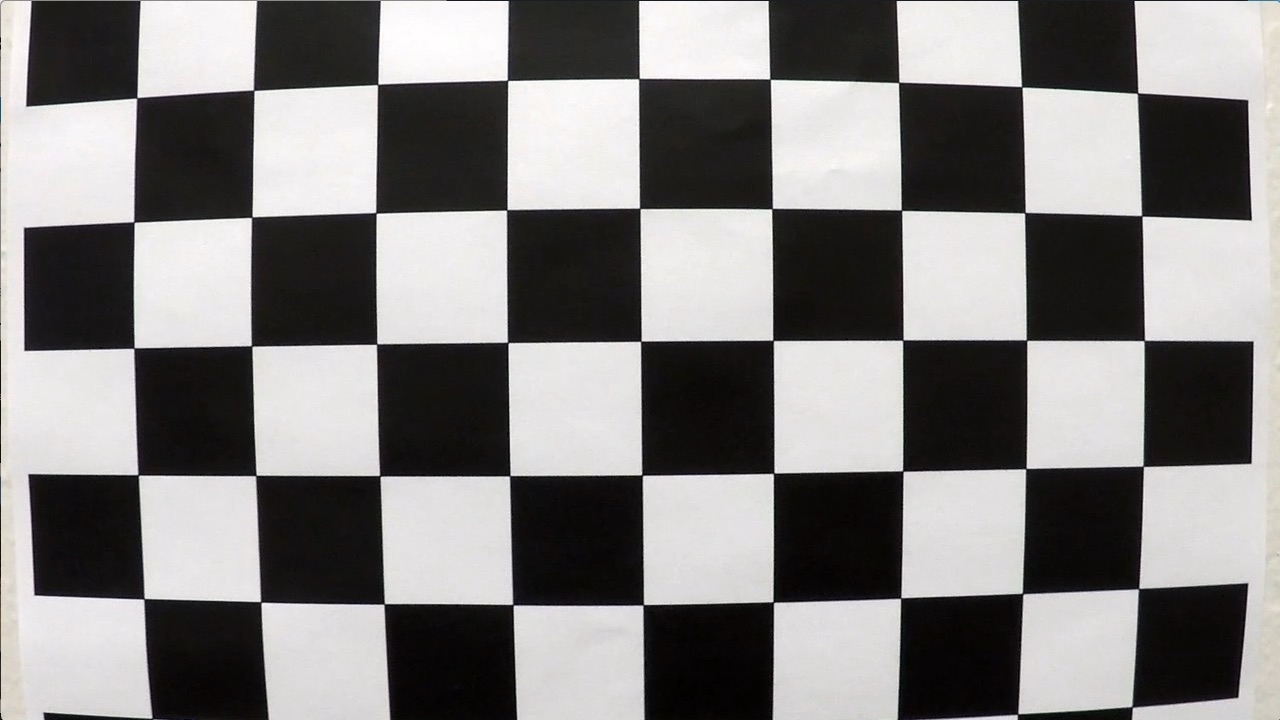
#> input picture camera_cal/calibration1.jpg, 1280 x 720 px; its folder holds only this picture in this run
$ jupyter execute --allow-errors advanced_lane_lines.ipynb   (shell and % lines are left out)   (older library calls are emulated)
#> lines starting #> are read from the running program, lines starting #| are printed output that depends on the picture; after the words box and inside, x2 and y2 are one past the last pixel; in counts of white or black regions, pixels touching at a corner belong together
### lanesdetectionlib.py
import cv2
import glob
import pickle
import numpy as np


def select_yellow(image, bgr):
    if bgr:
        hsv = cv2.cvtColor(image, cv2.COLOR_BGR2HSV)
    else:
        hsv = cv2.cvtColor(image, cv2.COLOR_RGB2HSV)
    lower = np.array([20,60,60])
    upper = np.array([38,174, 250])
    mask = cv2.inRange(hsv, lower, upper)
    return mask

def select_white(image, bgr):
    if bgr:
        image = cv2.cvtColor(image, cv2.COLOR_BGR2RGB)
    lower = np.array([202,202,202])
    upper = np.array([255,255,255])
    mask = cv2.inRange(image, lower, upper)
    return mask

def comb_thresh(image,bgr):
    yellow = select_yellow(image,bgr)
    white = select_white(image,bgr)
    combined_binary = np.zeros_like(yellow)
    combined_binary[(yellow >= 1) | (white >= 1)] = 1
    return combined_binary

""" Takes a BGR image, converts it to HLS space and apply a treshold filter on the S channel"""
# [6 lines left out: function apply_s_treshold, not called in this run]

""" Takes a BGR image, calculates Sobel_x operator (x gradient) and apply a treshold filter on it"""
# [8 lines left out: function apply_x_gradient_treshold, not called in this run]

""" Takes a BGR image, calculates Sobel_y operator (y gradient) and apply a treshold filter on it"""
# [8 lines left out: function apply_y_gradient_treshold, not called in this run]

""" Takes a BGR image, calculates the gradient magnitude and apply a treshold filter on it"""
# [14 lines left out: function apply_mag_gradient_treshold, not called in this run]

""" Takes a gray image, calculates the gradient direction and apply a treshold filter on it"""
# [51 lines left out: functions apply_dir_gradient_treshold, filter_roi, append_lane_coordinates, not called in this run]


def evaluate_poly(indep, poly_coeffs):
    return poly_coeffs[0]*indep**2 + poly_coeffs[1]*indep + poly_coeffs[2]

# [30 lines left out: functions highlight_lane_line_area, lane_poly, draw_poly, not called in this run]

### advanced_lane_lines.ipynb
# Advanced Line Findings Project
## Imports

[cell 1]
import cv2
import glob
import pickle
import numpy as np
import matplotlib.pyplot as plt
import matplotlib.image as mpimg
import math
from   lanesdetectionlib    import *

## Camera calibration
### Attributes

[cell 2]
CHESSBOARD_IMAGES_PATH = "camera_cal\\calibration*.jpg"
CALIBRATION_RESULT_PATH = "camera_calibration.p"
NX = 9   # chessboard inside borders on x axis
NY = 6   # chessboard inside borders on y axis


# ATTRIBUTES FOR A TEST IMAGE

TEST_IMAGE_PATH = "camera_cal\\calibration8.jpg"
TEST_IMAGE_UNDISTORTED_PATH = "camera_cal\\calibration8_undistorted.jpg"

### Helper functions

[cell 3]
# HELPER FUNCTIONS FOR CAMERA CALIBRATION


"""
This function takes as an argument a path containing several photos of a chessboard named in a regular way.
'nx' and 'ny' are the number of horizontal and vertical inner corners inside the chessboard.
It draws the corners over the original images and prints using matplotlib.
It then a tuple containing the a list of the position for each corner and a list of a (numpy) matrix initialized with zeros
of the same dimensions of the chessboard.
"""
def get_img_obj_points(path, nx, ny):
    # Read in and make a list of calibration images
#> called with path = 'camera_cal\\calibration*.jpg', nx = 9, ny = 6
    imgpoints, objpoints = [], []
    # glob allows us to read in files with consistent file names
    # e.g. calibration-1.jpg, calibration-2.jpg...
    images = glob.glob(path)

    # Generate object points
    objp = np.zeros((nx*ny,3), np.float32)
    objp[:,:2] = np.mgrid[0:nx,0:ny].T.reshape(-1,2) # x, y coordinates

    for fname in images:
        img = cv2.imread(fname) # Read in image in BGR
#> img is the input picture: shape (720, 1280, 3); mean B, G, R 127.8, 128.4, 130.1
        gray = cv2.cvtColor(img, cv2.COLOR_BGR2GRAY) # Convert to grayscale
        ret, corners = cv2.findChessboardCorners(gray, (nx, ny), None) # Find the chessboard corners
#> ret = False; corners = None
        # If found, update array points draw corners
        if ret == True:
            imgpoints.append(corners)
            objpoints.append(objp)
            cv2.drawChessboardCorners(img, (nx, ny), corners, ret)
            plt.imshow(img)

    return imgpoints, objpoints

"""
Given a list of points of the inner corners of the chessboard, a list of objpoints (needed by OpenCV, see the function above)
and 'mtx' (a perspective conversion matrix) and 'dist' (both these parameters are returned by OpenCV.calibrateCamera()
it stores the results of the calibration in a dictionary and then in a file
"""
# [7 lines left out: function store_calibration_results, not called in this run]


"""
It shows two images on close to the other
"""
# [6 lines left out: function show_distorted_and_undistorted_image, not called in this run]


""" Calculates the information necessary to calibrate a camera and stores it in a pickle. """
def calibrate_camera():
    imgpoints, objpoints = get_img_obj_points(CHESSBOARD_IMAGES_PATH,NX,NY)
    test_img = cv2.imread(TEST_IMAGE_PATH)
    img_size = (test_img.shape[1], test_img.shape[0])
    # CV2 Camera calibration, we get here the necessary parameters for undistortion
    ret, mtx, dist, rvecs, tvecs = cv2.calibrateCamera(objpoints, imgpoints, img_size, None, None)
    store_calibration_results(imgpoints,objpoints,mtx,dist)

""" Retrieve the previously stored calibration results"""
def load_calibration_result():
    with open(CALIBRATION_RESULT_PATH, mode='rb') as f:
#> (reads camera_calibration.p from the repository)
        camera_calib = pickle.load(f)
        mtx = camera_calib["mtx"]
        dist = camera_calib["dist"]
        return mtx, dist

### One time - Calibration

#> (a cell that did not finish here is left out)

### Restore calibration result and test it

[cell 5]
mtx, dist = load_calibration_result()   # Load result of previous calibration

# Test the calibration on a chessboard image
test_img = cv2.imread(TEST_IMAGE_PATH)
#> (the rest of this cell did not finish here and is left out)

[cell 6]
def load_calibration_result():
    with open(CALIBRATION_RESULT_PATH, mode='rb') as f:
        camera_calib = pickle.load(f)
        mtx = camera_calib["mtx"]
        dist = camera_calib["dist"]
        return mtx, dist


mtx2, dist2 = load_calibration_result()   # Load result of previous calibration

# Test the calibration on a chessboard image
test_img2 = cv2.imread("test_images\\test1.jpg")
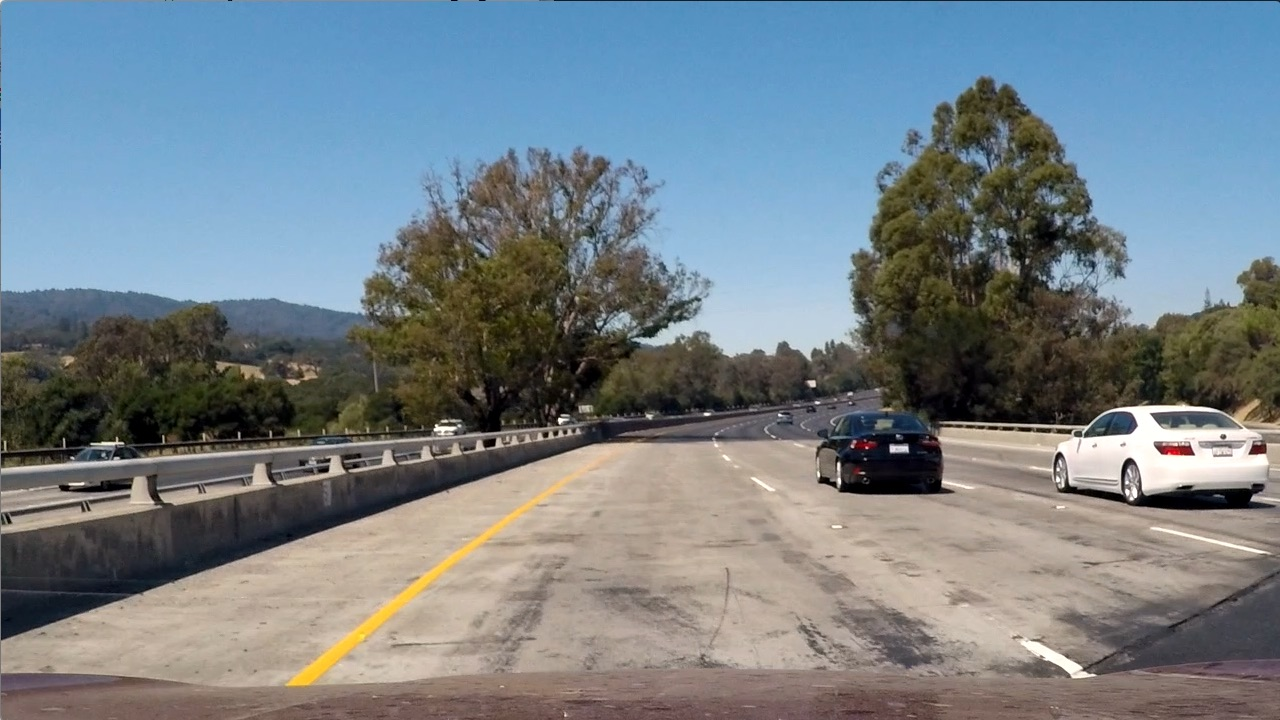
#> input picture test_images/test1.jpg, 1280 x 720 px, found by its file name
#> test_img2 is the input picture: shape (720, 1280, 3); mean B, G, R 135.5, 128.7, 117.5
test_img_shp2 = test_img2.shape
#> test_img_shp2 = (720, 1280, 3)
imshape2 = test_img2.shape
#> imshape2 = (720, 1280, 3)
img_size2 = (test_img2.shape[1], test_img2.shape[0])
#> img_size2 = (1280, 720)
test_img_undst2 = cv2.undistort(test_img2, mtx2, dist2, None, mtx2)
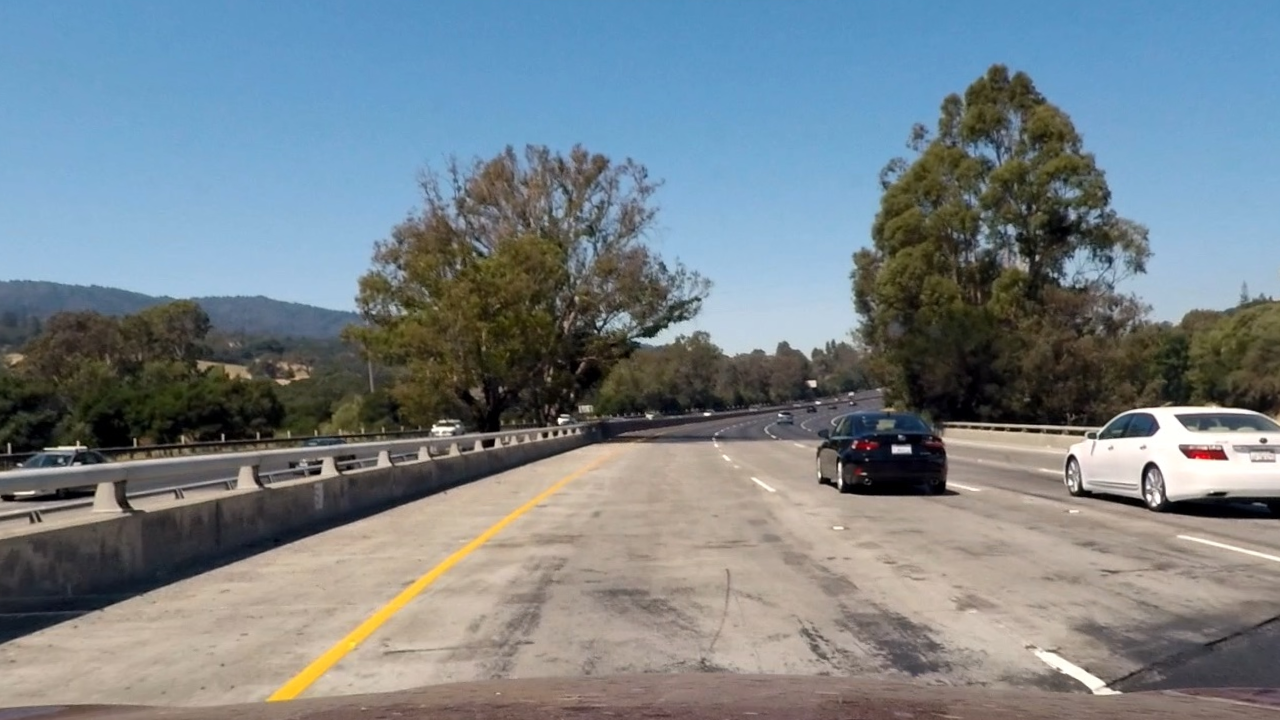
#> test_img_undst2: shape (720, 1280, 3); mean B, G, R 136.2, 130, 119.3
cv2.imwrite("test_images\\test1_u.jpg",test_img_undst2)
#> Out = True

## Lanes recognition
### Pipeline attributes

[cell 7]
# ATTRIBUTES FOR TRESHOLDING

### Credits to
### https://github.com/jessicayung/self-driving-car-nd/blob/master/p4-advanced-lane-lines/p4-advanced-lane-lines.ipynb
### and https://github.com/wonjunee/Advanced-Lane-Finding/blob/master/Advanced-Lane-Finding-Submission.ipynb


S_CH_TRESH =  (205,255)    # S channel treshold    (205,255)
X_SOBEL_TRESH = (10, 255)   # X sobel treshold
MAG_TRESH = (40, 255)        # magnitude (of the gradient vector) treshold
DIR_TRESH = (.65, 1.05)      # Direction (of the gradient vector) treshold
SOBEL_K_SIZE = 7             # Must be odd since we want to consider a symmetric area around the considered pixel
GAUSSIAN_BLUR_K_SIZE = 5


# Defining vertices for marked area
#> (the rest of this cell did not finish here and is left out)

### Helper functions

[cell 8]
class Line():
    def __init__(self):
        self.detected = False                    # was the line detected in the last iteration?
        self.recent_xfitted = []                 # x values of the last n fits of the line
        self.bestx = None                        # average x values of the fitted line over the last n iterations
        self.best_fit = None                     # polynomial coefficients averaged over the last n iterations
        self.current_fit = [np.array([False])]   # polynomial coefficients for the most recent fit
        self.radius_of_curvature = None          # radius of curvature of the line in some units
        self.line_base_pos = None                # distance in meters of vehicle center from the line
        self.diffs = np.array([0,0,0], dtype='float') # difference in fit coefficients between last and new fits
        self.allx = None                              # x values for detected line pixels
        self.ally = None                              # y values for detected line pixels
        self.windows = np.ones((3,12))*-1             # x values in windows

"""
This function given a np array of x coordinates representing a lane line (fitx)
return the radius of curvature of that line. This is done
assuming a (700,720) image and a view of 30 meters in the vertical direction and 3.7 meters in horizontal direction
"""
# [12 lines left out: function find_curvature, not called in this run]

"""
This function given a np array of the points representing the lines, selects the points close
to the bottom of the image and among them it takes the leftmost and rightmost point.
It then uses this information to compute the middle of the lane and the difference between it and the middle of the image
"""
# [9 lines left out: function find_position, not called in this run]


"""
This functions selects a region of between 2 vertical boundaries (y_top and y_bottom) of an image and
for each x coordinate computes the vertical sum of the values in that region.
It then checks which is the maximum value in a horizontal range of type (x_left, x_right) and returns the index
correspondant to the maximum.
"""
# [6 lines left out: function histogram_method, not called in this run]


"""
Given 'lane' (instance of the Line class) and a radius of curvature, the x points of a lane and the associated polynomial coefficients
detected in this frame and the returns the x points and coefficients to be used, updating the lane instance,
with the following logic:
1) If lane was detected in the previous frame: if the radius of curvature differs less then 60% from the previous one
keep the current result, otherwise keep the previous one and update the lane instance
2) If lane was not detected in the previous frame, but in one of the previous ones applies the same logic of point one with a 100% tolerance
3) If lane was not detected in any previous frame, keep the current result as it is
"""
# [41 lines left out: functions check_lane_sanity, check_histogram_peak_robustness, not called in this run]


"""
Given a bird eye black and white image of lane lines of a street,
and a set of parameters (i.e. the vertical region to be considered->(y_top,y_bottom),
the x coordinates for the left and right lane center of the last 2 iterations of the histogram method loop
and the x coordinate for center of the lane of this iteration) it uses the histogram method
to detect lane lines and performs a robustness check of the result, using the  check_histogram_peak_robustness() above
Information from a previous frame is not used
"""
# [9 lines left out: function find_lanes_wo_previous, not called in this run]


'''
left_lane and right_lane  GLOBAL VARIABLES, TO BE FIXED
------
n ---> number of vertical windows used to identify peaks of histograms
x_window-----> will be used as range to consider the original pixels in the binary birdeye image, after every iteration of the histogram method

'''
# [54 lines left out: function find_lanes, not called in this run]


"""
Given x_lane containing x points and y_lane containing y_points,
it returns:
lane_fit ---> coefficients of the most fitting quadratic polinomial
lane_fitx ---> x points for the 100 y equally spaced values
"""
# [36 lines left out: functions find_poly_coeff_and_values, fit_lanes, not called in this run]

print("Helper functions created")

### Functions not used

#> (a cell that did not finish here is left out)

### Pipeline Main functions

[cell 10]
def get_binary_birdeye_v2(car_img_undst):
    binary_masked = comb_thresh(car_img_undst,BGR)
#> in select_yellow, `hsv = cv2.cvtColor(image, cv2.COLOR_BGR2HSV)`: hsv: shape (720, 1280, 3); mean H, S, V 59.6, 76.4, 150.4
#> in select_yellow, `mask = cv2.inRange(hsv, lower, upper)`:
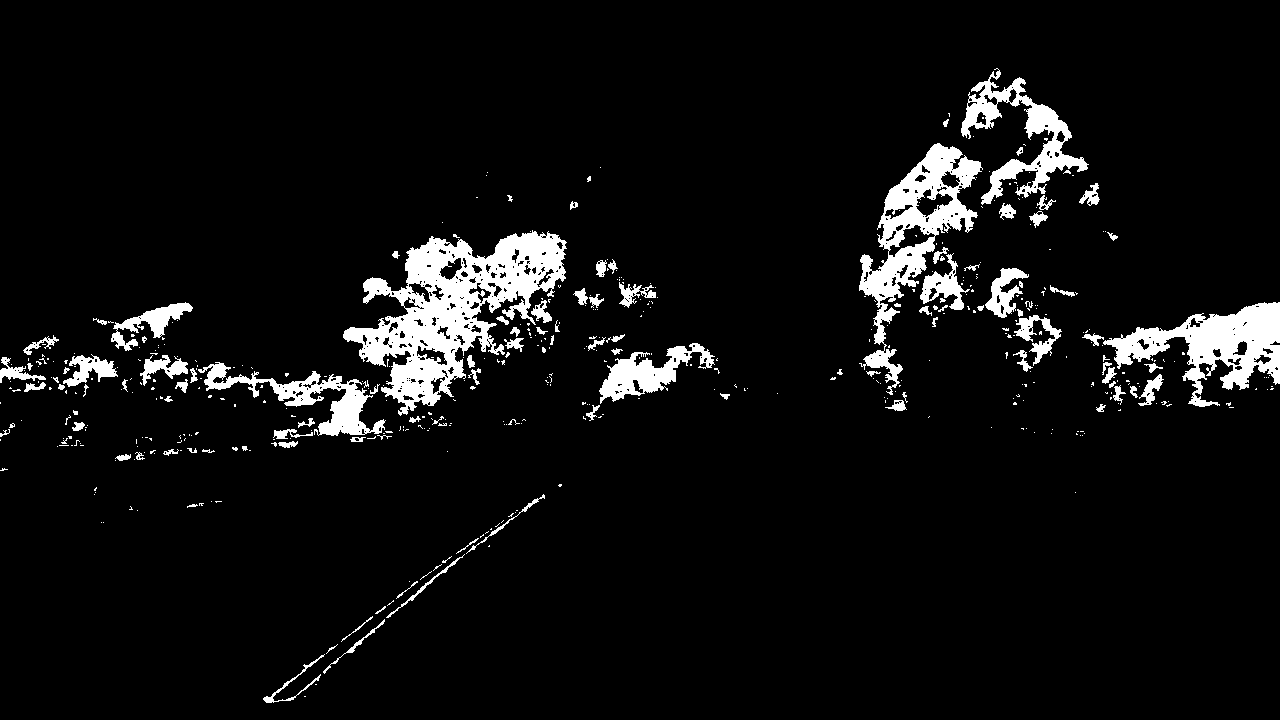
#> mask: shape (720, 1280); 6.3% white; 494 white regions (387 under 20 px), largest, box (x1, y1, x2, y2) and area: (343, 230, 567, 416) 16361, (859, 143, 983, 395) 8470, (1103, 302, 1280, 407) 7441
#> in select_white, `mask = cv2.inRange(image, lower, upper)`: mask: shape (720, 1280); 1.3% white; 93 white regions (77 under 20 px), largest, box (x1, y1, x2, y2) and area: (1067, 407, 1280, 496) 9761, (1034, 648, 1120, 695) 875, (1178, 535, 1280, 561) 315
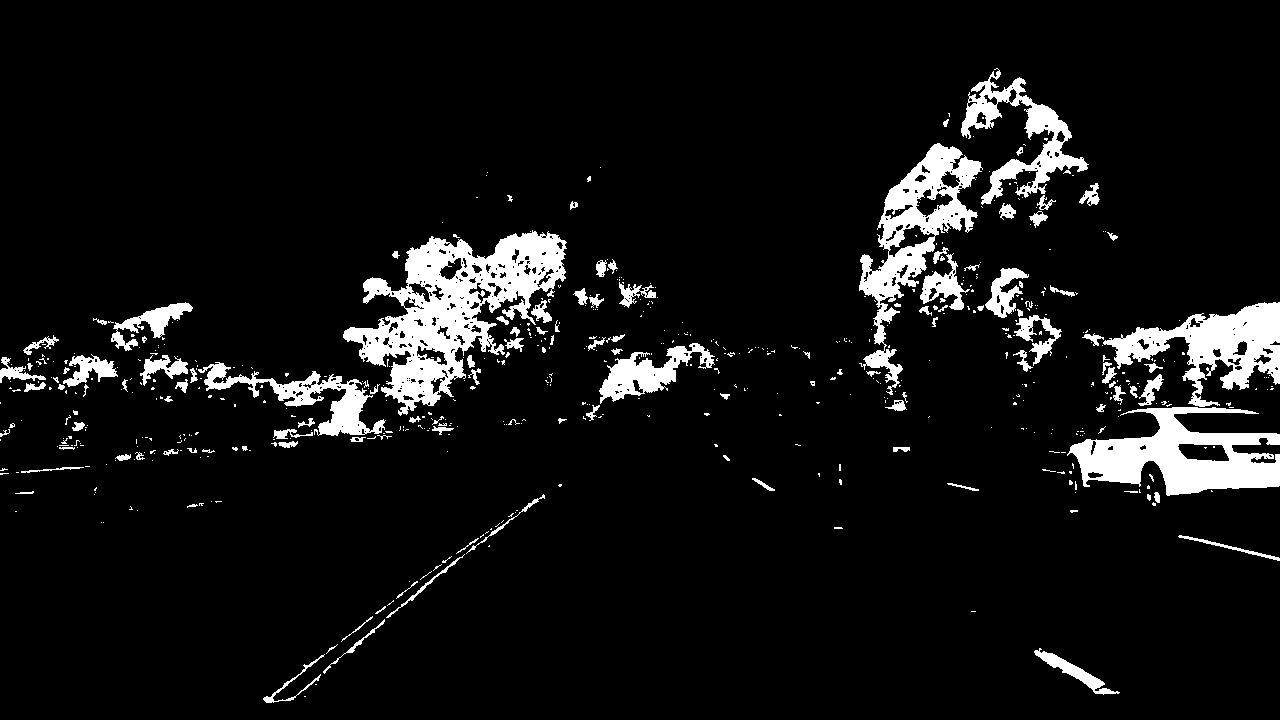
#> binary_masked: shape (720, 1280); values 0 (black) and 1 (white), 7.6% white; 587 white regions (464 under 20 px), largest, box (x1, y1, x2, y2) and area: (343, 230, 567, 416) 16361, (1067, 407, 1280, 496) 9761, (859, 143, 983, 395) 8470
    M = cv2.getPerspectiveTransform(src, dst)
    M_inv = cv2.getPerspectiveTransform(dst, src)
    masked_image = filter_roi(binary_masked, vertices)
    warped = cv2.warpPerspective(masked_image, M, (test_img_shp[1], test_img_shp[0]), flags=cv2.INTER_LINEAR)
    return warped, M, M_inv


""" Given a binary bird eye image warped image of the lanes, detects them and returns the same warped image with
    the area inside the lanes highlighted, and all the lanes info
"""
# [27 lines left out: functions detect_and_highlight_lane, undistort_and_apply_figures, not called in this run]
